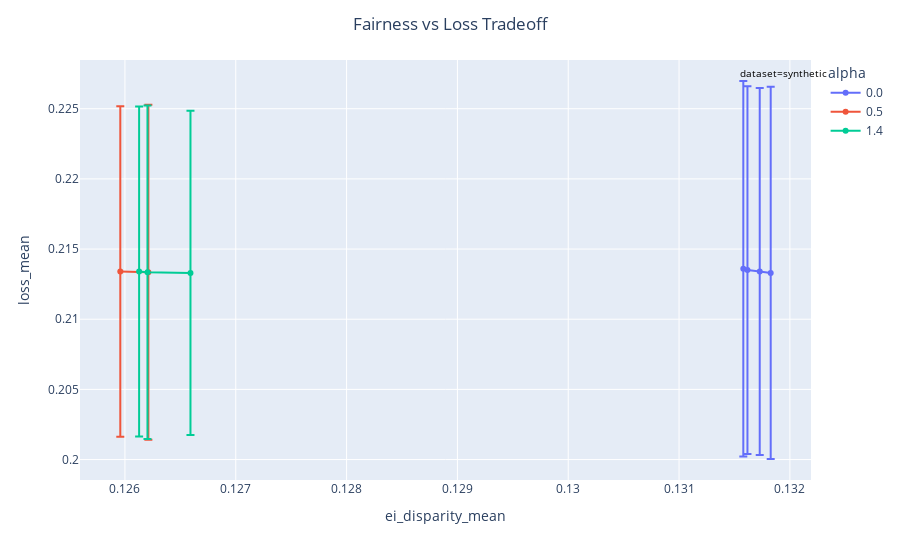

The code cell stored with this chart in its notebook:
### Code cell
fig = px.line(test_results_pareto, x='ei_disparity_mean', y='loss_mean', color='alpha', hover_data='lambda', markers=True, error_y='ei_disparity_std')
fig.add_annotation(dict(font=dict(color='black',size=10),
                                        x=0.9,
                                        y=0.99,
                                        showarrow=False,
                                        text='dataset=synthetic',
                                        textangle=0,
                                        xanchor='left',
                                        xref="paper",
                                        yref="paper"))
fig.update_layout(title=dict(text='Fairness vs Loss Tradeoff', x=0.5))
# fig.update_traces(marker=dict(size=3))
fig.show()

### Figure 1 — Plotly figure (JSON) as saved in the notebook; plotly's stock layout.template omitted (floating-point values rounded to 4 significant figures)
{"data": [{"customdata": [[0.25], [0.222], [0.167], [0.056]], "error_y": {"array": [0.01338, 0.01311, 0.01307, 0.01326]}, "hovertemplate": "alpha=0.0<br>ei_disparity_mean=%{x}<br>loss_mean=%{y}<br>lambda=%{customdata[0]}<extra></extra>", "legendgroup": "0.0", "line": {"color": "#636efa", "dash": "solid"}, "marker": {"symbol": "circle"}, "mode": "lines+markers", "name": "0.0", "orientation": "v", "showlegend": true, "type": "scatter", "x": [0.1316, 0.1316, 0.1317, 0.1318], "xaxis": "x", "y": [0.2136, 0.2135, 0.2134, 0.2133], "yaxis": "y"}, {"customdata": [[0.25], [0.028]], "error_y": {"array": [0.01177, 0.01193]}, "hovertemplate": "alpha=0.5<br>ei_disparity_mean=%{x}<br>loss_mean=%{y}<br>lambda=%{customdata[0]}<extra></extra>", "legendgroup": "0.5", "line": {"color": "#EF553B", "dash": "solid"}, "marker": {"symbol": "circle"}, "mode": "lines+markers", "name": "0.5", "orientation": "v", "showlegend": true, "type": "scatter", "x": [0.126, 0.1262], "xaxis": "x", "y": [0.2134, 0.2133], "yaxis": "y"}, {"customdata": [[0.167], [0.139], [0.083]], "error_y": {"array": [0.01176, 0.01188, 0.01155]}, "hovertemplate": "alpha=1.4<br>ei_disparity_mean=%{x}<br>loss_mean=%{y}<br>lambda=%{customdata[0]}<extra></extra>", "legendgroup": "1.4", "line": {"color": "#00cc96", "dash": "solid"}, "marker": {"symbol": "circle"}, "mode": "lines+markers", "name": "1.4", "orientation": "v", "showlegend": true, "type": "scatter", "x": [0.1261, 0.1262, 0.1266], "xaxis": "x", "y": [0.2134, 0.2133, 0.2133], "yaxis": "y"}], "layout": {"annotations": [{"font": {"color": "black", "size": 10}, "showarrow": false, "text": "dataset=synthetic", "textangle": 0, "x": 0.9, "xanchor": "left", "xref": "paper", "y": 0.99, "yref": "paper"}], "legend": {"title": {"text": "alpha"}, "tracegroupgap": 0}, "margin": {"t": 60}, "title": {"text": "Fairness vs Loss Tradeoff", "x": 0.5}, "xaxis": {"anchor": "y", "domain": [0, 1], "title": {"text": "ei_disparity_mean"}}, "yaxis": {"anchor": "x", "domain": [0, 1], "title": {"text": "loss_mean"}}}}
